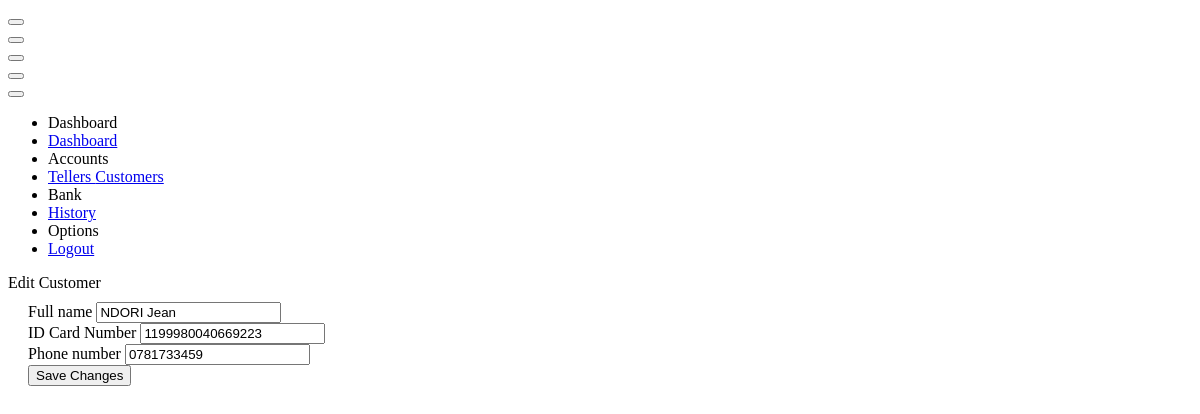
Page /panel/editMember?account=1665434636 (signed in) on the committed database.
### tables this page shows
CREATE TABLE `accounts` (
  `id` int(11) NOT NULL,
  `accountno` varchar(100) NOT NULL,
  `fullname` varchar(100) NOT NULL,
  `idcard` varchar(100) NOT NULL,
  `phone` varchar(100) NOT NULL,
  `mobilepin` varchar(100) NOT NULL,
  `balance` varchar(100) NOT NULL DEFAULT '0',
  `deleted` int(1) NOT NULL DEFAULT 0
);

### panel/editMember.php (the view, shortened to what this page needs)
<!DOCTYPE html>
<html lang="en" >
<head>
  <link rel="stylesheet" href="./style.css">
</head>
<body>
<!doctype html>
<html lang="en">
<head>
<link href="https://demo.dashboardpack.com/architectui-html-free/main.css" rel="stylesheet"></head>
<body>
    <div class="app-container app-theme-white body-tabs-shadow fixed-sidebar fixed-header">
        <div class="app-header header-shadow">
            <div class="app-header__logo">
                <div class="header__pane ml-auto">
                    <div>
                        <button type="button" class="hamburger close-sidebar-btn hamburger--elastic" data-class="closed-sidebar">
                        </button>
                    </div>
                </div>
            </div>
            <div class="app-header__mobile-menu">
                <div>
                    <button type="button" class="hamburger hamburger--elastic mobile-toggle-nav">
                    </button>
                </div>
            </div>
        </div>
        <div class="app-main">
                <div class="app-sidebar sidebar-shadow">
                    <div class="app-header__logo">
                        <div class="header__pane ml-auto">
                            <div>
                                <button type="button" class="hamburger close-sidebar-btn hamburger--elastic" data-class="closed-sidebar">
                                </button>
                            </div>
                        </div>
                    </div>
                    <div class="app-header__mobile-menu">
                        <div>
                            <button type="button" class="hamburger hamburger--elastic mobile-toggle-nav">
                            </button>
                        </div>
                    </div>
                    <div class="app-header__menu">
                        <span>
                            <button type="button" class="btn-icon btn-icon-only btn btn-primary btn-sm mobile-toggle-header-nav">
                            </button>
                        </span>
                    </div>
                    <div class="scrollbar-sidebar">
                        <div class="app-sidebar__inner">
                            <ul class="vertical-nav-menu">
                                <li class="app-sidebar__heading">Dashboard</li>
                                <li>
                                    <a href="index" class="mm-active">
                                        Dashboard
                                    </a>
                                </li>
                                <li class="app-sidebar__heading">Accounts</li>
                                <li>
                                    <?php if(isset($_SESSION['gb_staff_admin'])){
                                        echo"<a href='usersList'>
                                            <i class='metismenu-icon pe-7s-user'></i>
                                            Tellers
                                        </a>";
                                    } ?>
                                    <a href="membersList">
                                        Customers
                                    </a>
                                </li>
                                <li class="app-sidebar__heading">Bank</li>
                                <li>
                                    <a href="bank">
                                        History
                                    </a>
                                </li>
                                <li class="app-sidebar__heading">Options</li>
                                <li>
                                    <a href="logout">
                                        Logout
                                    </a>
                                </li>
                            </ul>
                        </div>
                    </div>
                </div>
                <div class="app-main__outer">
                    <div class="app-main__inner">
                        <div class="row">
                            <div class="col-md-12">
                                <div class="main-card mb-3 card">
                                    <div class="card-header">Edit Customer</div>
                                    <div style="padding: 10px 20px 30px 20px;">
                                        <?php
                                            $sql_u = mysqli_query($connect, "SELECT * FROM accounts WHERE accountno = '".$_GET['account']."'");
                                            $d_u = mysqli_fetch_array($sql_u);
                                            echo"<form method='POST' action='../server.php'>
                                                <input type='hidden' name='accountno' value='".$d_u['accountno']."'>
                                                <div class='form-group'>
                                                    <label for='exampleInputEmail1'>Full name</label>
                                                    <input type='text' name='fullname' value='".$d_u['fullname']."' class='form-control' placeholder='Full name' required>
                                                </div>
                                                <div class='form-group'>
                                                    <label for='exampleInputPassword1'>ID Card Number</label>
                                                    <input type='number' value='".$d_u['idcard']."' name='idcard' class='form-control' placeholder='Email' required>
                                                </div>
                                                <div class='form-group'>
                                                    <label for='exampleInputPassword1'>Phone number</label>
                                                    <input type='number' name='phone' value='".$d_u['phone']."' class='form-control' placeholder='Phone number' required>
                                                </div>
                                                <button type='submit' name='editMember' class='btn btn-primary'>Save Changes</button>
                                            </form>";
                                        ?>
                                    </div>
                                </div>
                            </div>
                        </div>
                    </div>
                </div>
        </div>
    </div>
<script type="text/javascript" src="https://demo.dashboardpack.com/architectui-html-free/assets/scripts/main.js"></script></body>
</html>
</body>
</html>

### rows in the picture
accounts: fullname "NDORI Jean", idcard "1199980040669223", phone "0781733459"
